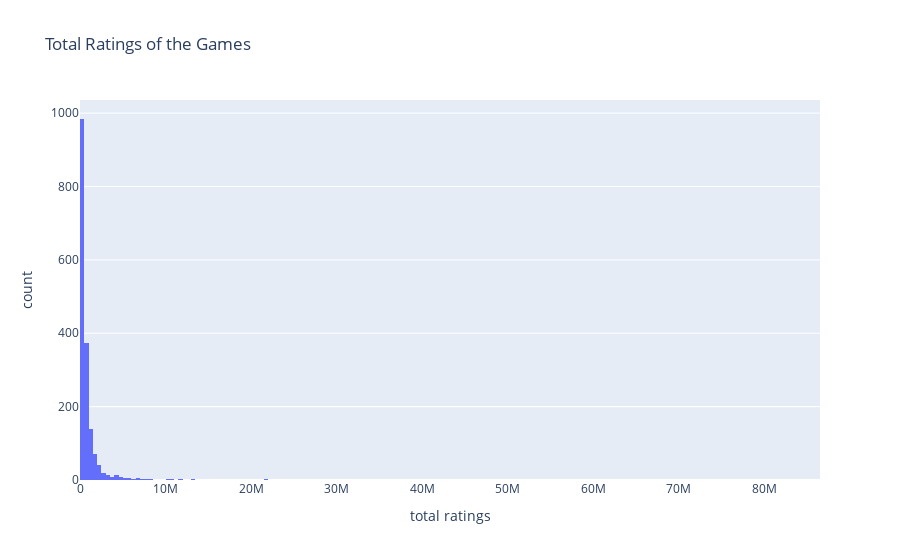

The notebook cell saved with this chart:
### Code cell
fig = px.histogram(df, x= 'total ratings', title='Total Ratings of the Games')
fig.show()

### Figure 1 — Plotly figure (JSON) as saved in the notebook; plotly's stock layout.template omitted (floating-point values rounded to 4 significant figures; data arrays with more than 128 entries replaced by an {"elided": "..."} marker saying what was removed)
{"data": [{"alignmentgroup": "True", "bingroup": "x", "hovertemplate": "total ratings=%{x}<br>count=%{y}<extra></extra>", "legendgroup": "", "marker": {"color": "#636efa", "pattern": {"shape": ""}}, "name": "", "offsetgroup": "", "orientation": "v", "showlegend": false, "type": "histogram", "x": {"elided": "1730 int values"}, "xaxis": "x", "yaxis": "y"}], "layout": {"barmode": "relative", "legend": {"tracegroupgap": 0}, "title": {"text": "Total Ratings of the Games"}, "xaxis": {"anchor": "y", "domain": [0, 1], "title": {"text": "total ratings"}}, "yaxis": {"anchor": "x", "domain": [0, 1], "title": {"text": "count"}}}}
